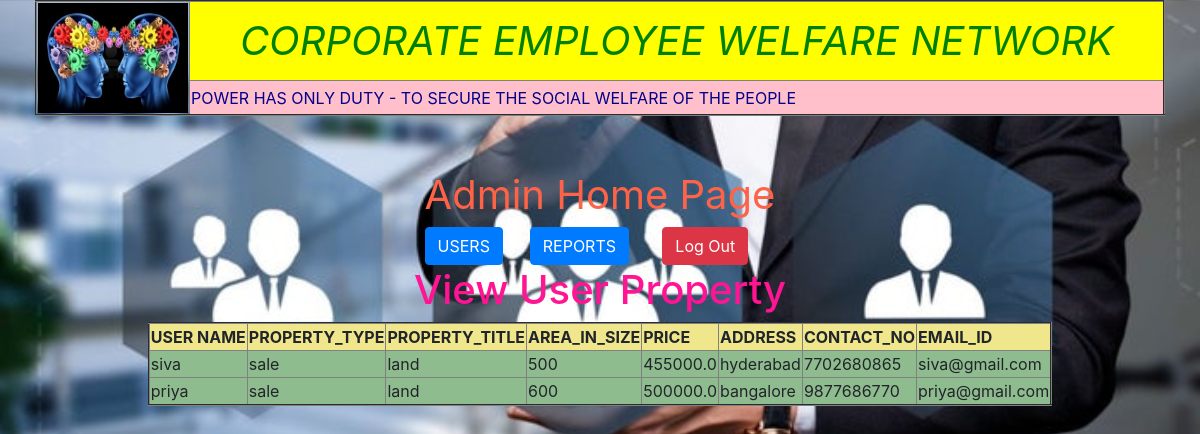
The app's page /viewproperty/ with its own data.
### app_wlfare/models.py (models this page shows)
class PropertyModel(models.Model):
    name=models.CharField(max_length=40)
    property_type=models.CharField(max_length=50)
    property_title=models.CharField(max_length=100)
    area_size=models.IntegerField()
    price=models.FloatField()
    address=models.CharField(max_length=100)
    contactno=models.IntegerField(unique=True)
    email=models.EmailField(unique=True)

### app_wlfare/views.py (the view)
# urls.py: path('viewproperty/', views.ViewProperty.as_view(), name='viewproperty'),
class ViewProperty(View):
    def get(self,request):
        ppm=PropertyModel.objects.all()
        return render(request,"viewproperty.html",{"ppm":ppm})

### templates/viewproperty.html
{% extends "adminhome.html" %}
{% block adminhome %}
    <h1 align="center"style="color:deeppink">View User Property</h1>
    <table align="center"border="2"style="background-color: darkseagreen">
        <tr style="background-color: khaki">
            <th>USER NAME</th>
            <th>PROPERTY_TYPE</th>
            <th>PROPERTY_TITLE</th>
            <th>AREA_IN_SIZE</th>
            <th>PRICE</th>
            <th>ADDRESS</th>
            <th>CONTACT_NO</th>
            <th>EMAIL_ID</th>
        </tr>
        {% for x in ppm %}
            <tr>
            <td>{{ x.name }}</td>
            <td>{{ x.property_type }}</td>
            <td>{{ x.property_title }}</td>
            <td>{{ x.area_size }}</td>
            <td>{{ x.price }}</td>
            <td>{{ x.address }}</td>
            <td>{{ x.contactno }}</td>
            <td>{{ x.email }}</td>
        </tr>
        {% endfor %}
    </table>
{% endblock %}

### app_wlfare/static/css/comon.css (style rules this page uses)
body { background-image: url("../images/welfare.JPEG"); background-size: 100%; }

### records on screen
PropertyModel: name "siva", property_type "sale", property_title "land", area_size "500", price "455000.0", address "hyderabad", contactno "7702680865", email "siva@gmail.com"
PropertyModel: name "priya", property_type "sale", property_title "land", area_size "600", price "500000.0", address "bangalore", contactno "9877686770", email "priya@gmail.com"
